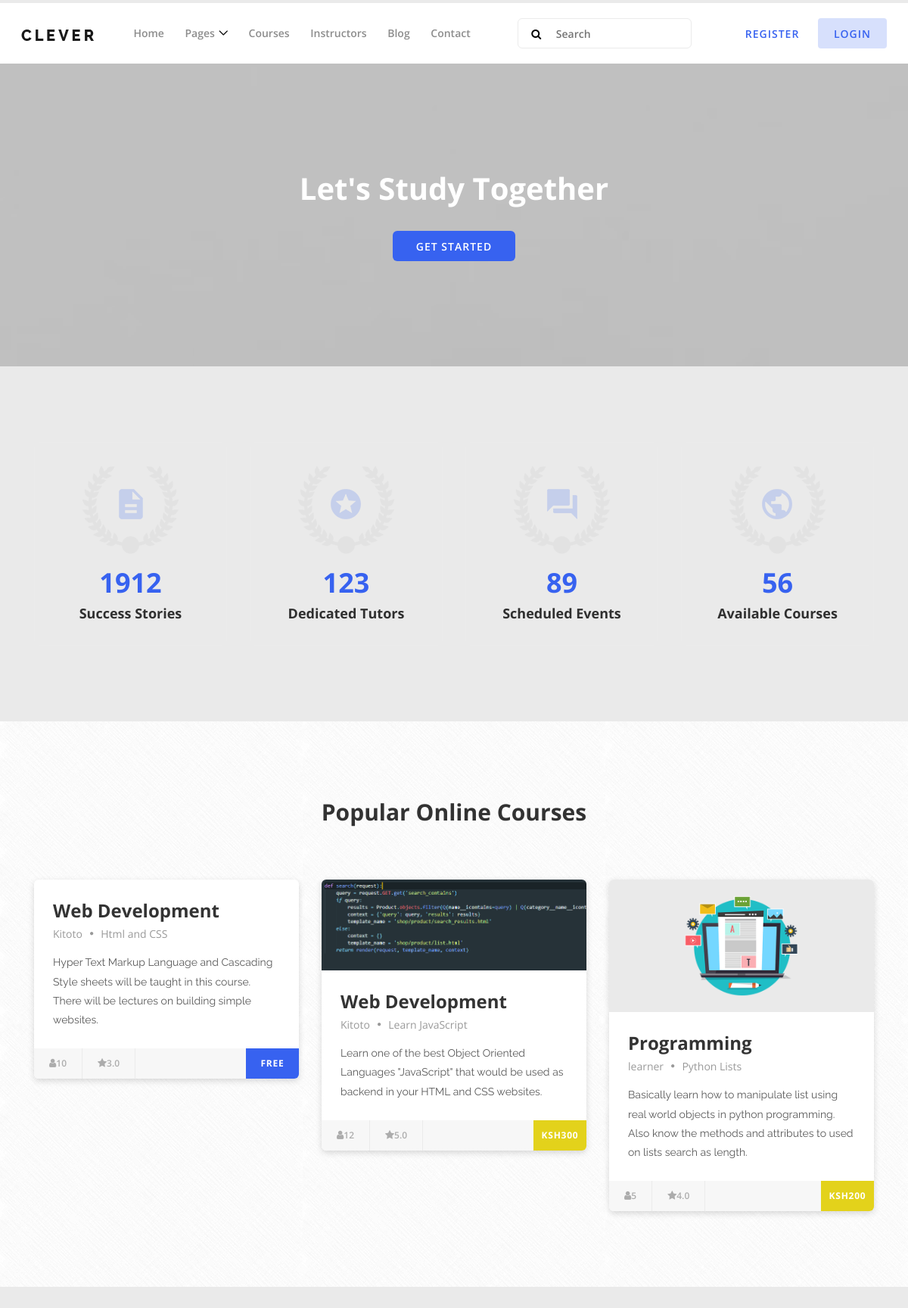
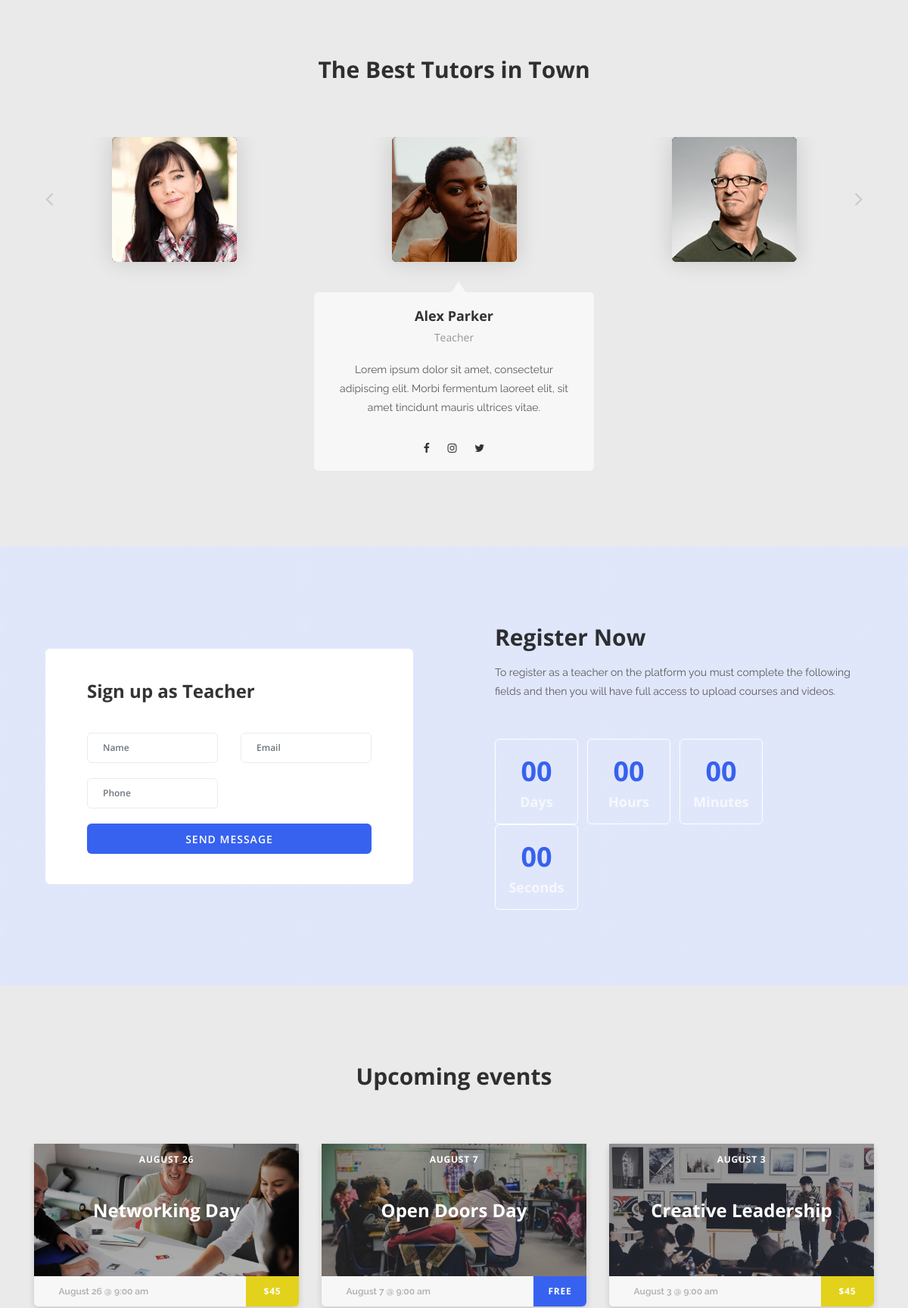
The page / (upper part) on the database its author committed (2 pictures, top to bottom).
### courses/models.py (models this page shows, shortened)
class Subject(models.Model):
    title = models.CharField(max_length=100)
    author = models.ForeignKey(User, on_delete=models.CASCADE)
    course = models.ForeignKey(Course, on_delete=models.CASCADE)
    description = models.TextField()
    image = models.ImageField(upload_to='courses')
    participants = models.IntegerField(default=0)
    created = models.DateTimeField(auto_now_add=True)
    price = models.IntegerField(blank=True, null=True)
    slug = models.SlugField(unique=True, null=True)
    def avg_rating(self):
        sum = 0
        ratings = Rating.objects.filter(subject=self)
        for rating in ratings:
            sum += rating.stars
            if len(ratings) > 0:
                return sum / len(ratings)
            else:
                return 0

class Course(models.Model):
    title = models.CharField(max_length=200)
    slug = models.SlugField(unique=True, db_index=True)
    author = models.ForeignKey(ReqTeacher, on_delete=models.CASCADE, null=True)
    thumbnail = models.ImageField(blank=True, null=True)
    class Meta:
        ordering = ['title']
    def __str__(self):
        return self.title

class Rating(models.Model):
    subject = models.ForeignKey(Subject, on_delete=models.CASCADE)
    user = models.ForeignKey(User, on_delete=models.CASCADE)
    stars = models.IntegerField(validators=[
        MinValueValidator(1), MaxValueValidator(5)])

### courses/views.py (the view)
# urls.py: path('', HomePageView.as_view(), name='home'),
class HomePageView(TemplateView):
    template_name = 'index.html'
    def get_context_data(self, **kwargs):
        context = super().get_context_data(**kwargs)
        subjects = Subject.objects.all()[:3]
        posts = Post.objects.all()[:2]
        context['subjects'] = subjects
        context['posts'] = posts
        return context

### blog/models.py (called while the page is built)
    def get_absolute_url(self):
        return reverse("blog:blog-detail", kwargs={"id": self.id})

### templates/index.html (shortened to what this page needs)
{% extends 'base.html' %}
{% load static %}
{% block content %}
    <section class="hero-area bg-img bg-overlay-2by5" style="background-image: url({% static 'img/bg-img/bg1.jpg' %});">
        <div class="container h-100">
            <div class="row h-100 align-items-center">
                <div class="col-12">
                    <div class="hero-content text-center">
                        <h2>Let's Study Together</h2>
                        <a href="#" class="btn clever-btn">Get Started</a>
                    </div>
                </div>
            </div>
        </div>
    </section>
    <section class="cool-facts-area section-padding-100-0">
        <div class="container">
            <div class="row">
                <div class="col-12 col-sm-6 col-lg-3">
                    <div class="single-cool-facts-area text-center mb-100 wow fadeInUp" data-wow-delay="250ms">
                        <div class="icon">
                            <img src="{% static 'img/core-img/docs.png' %}" alt="">
                        </div>
                        <h2><span class="counter">1912</span></h2>
                        <h5>Success Stories</h5>
                    </div>
                </div>
                <div class="col-12 col-sm-6 col-lg-3">
                    <div class="single-cool-facts-area text-center mb-100 wow fadeInUp" data-wow-delay="500ms">
                        <div class="icon">
                            <img src="{% static 'img/core-img/star.png' %}" alt="">
                        </div>
                        <h2><span class="counter">123</span></h2>
                        <h5>Dedicated Tutors</h5>
                    </div>
                </div>
                <div class="col-12 col-sm-6 col-lg-3">
                    <div class="single-cool-facts-area text-center mb-100 wow fadeInUp" data-wow-delay="750ms">
                        <div class="icon">
                            <img src="{% static 'img/core-img/events.png' %}" alt="">
                        </div>
                        <h2><span class="counter">89</span></h2>
                        <h5>Scheduled Events</h5>
                    </div>
                </div>
                <div class="col-12 col-sm-6 col-lg-3">
                    <div class="single-cool-facts-area text-center mb-100 wow fadeInUp" data-wow-delay="1000ms">
                        <div class="icon">
                            <img src="{% static 'img/core-img/earth.png' %}" alt="">
                        </div>
                        <h2><span class="counter">56</span></h2>
                        <h5>Available Courses</h5>
                    </div>
                </div>
            </div>
        </div>
    </section>
    <section class="popular-courses-area section-padding-100-0" style="background-image: url({% static 'img/core-img/texture.png' %});">
        <div class="container">
            <div class="row">
                <div class="col-12">
                    <div class="section-heading">
                        <h3>Popular Online Courses</h3>
                    </div>
                </div>
            </div>
            <div class="row">
                {% for subject in subjects %}
                <div class="col-12 col-md-6 col-lg-4">
                    <div class="single-popular-course mb-100 wow fadeInUp" data-wow-delay="250ms">
                        <img src="{{ subject.image.url }}" alt="">
                        <div class="course-content">
                            <h4>{{ subject.course }}</h4>
                            <div class="meta d-flex align-items-center">
                                <a href="#">{{ subject.author }}</a>
                                <span><i class="fa fa-circle" aria-hidden="true"></i></span>
                                <a href="#">{{ subject.title }}</a>
                            </div>
                            <p>{{ subject.description }}</p>
                        </div>
                        <div class="seat-rating-fee d-flex justify-content-between">
                            <div class="seat-rating h-100 d-flex align-items-center">
                                <div class="seat">
                                    <i class="fa fa-user" aria-hidden="true"></i>{{ subject.participants }}
                                </div>
                                <div class="rating">
                                    <i class="fa fa-star" aria-hidden="true"></i>{{ subject.avg_rating }}
                                </div>
                            </div>
                            <div class="course-fee h-100">
                                {% if subject.price %}
                                    <a href="#">Ksh{{ subject.price}}</a>
                                {% else %}
                                    <a href="#" class="free">Free</a>
                                {% endif %}
                            </div>
                        </div>
                    </div>
                </div>
                {% endfor %}
            </div>
        </div>
    </section>
    <section class="best-tutors-area section-padding-100">
        <div class="container">
            <div class="row">
                <div class="col-12">
                    <div class="section-heading">
                        <h3>The Best Tutors in Town</h3>
                    </div>
                </div>
            </div>
            <div class="row">
                <div class="col-12">
                    <div class="tutors-slide owl-carousel wow fadeInUp" data-wow-delay="250ms">
                        <div class="single-tutors-slides">
                            <div class="tutor-thumbnail">
                                <img src="{% static 'img/bg-img/t1.png' %}" alt="">
                            </div>
                            <div class="tutor-information text-center">
                                <h5>Alex Parker</h5>
                                <span>Teacher</span>
                                <p>Lorem ipsum dolor sit amet, consectetur adipiscing elit. Morbi fermentum laoreet elit, sit amet tincidunt mauris ultrices vitae.</p>
                                <div class="social-info">
                                    <a href="#"><i class="fa fa-facebook" aria-hidden="true"></i></a>
                                    <a href="#"><i class="fa fa-instagram" aria-hidden="true"></i></a>
                                    <a href="#"><i class="fa fa-twitter" aria-hidden="true"></i></a>
                                </div>
                            </div>
                        </div>
                        <div class="single-tutors-slides">
                            <div class="tutor-thumbnail">
                                <img src="{% static 'img/bg-img/t2.png' %}" alt="">
                            </div>
                        </div>
                        <div class="single-tutors-slides">
                            <div class="tutor-thumbnail">
                                <img src="{% static 'img/bg-img/t5.png' %}" alt="">
                            </div>
                        </div>
                    </div>
                </div>
            </div>
        </div>
    </section>
    <section class="register-now section-padding-100-0 d-flex justify-content-between align-items-center" style="background-image: url(img/core-img/texture.png);">
        <div class="register-contact-form mb-100 wow fadeInUp" data-wow-delay="250ms">
            <div class="container-fluid">
                <div class="row">
                    <div class="col-12">
                        <div class="forms">
                            <h4>Sign up as Teacher</h4>
                            <form action="{% url 'users:teacher' %}" method="post">
                                <div class="row">
                                    <div class="col-12 col-lg-6">
                                        <div class="form-group">
                                            <input name='name' type="text" class="form-control" id="text" placeholder="Name">
                                        </div>
                                    </div>
                                    <div class="col-12 col-lg-6">
                                        <div class="form-group">
                                            <input name='email' type="email" class="form-control" id="email" placeholder="Email">
                                        </div>
                                    </div>
                                    <div class="col-12 col-lg-6">
                                        <div class="form-group">
                                            <input name='phone' type="text" class="form-control" id="phone" placeholder="Phone">
                                        </div>
                                    </div>
                                    <div class="col-12">
                                        <button class="btn clever-btn w-100">Send Message</button>
                                    </div>
                                </div>
                            </form>
                        </div>
                    </div>
                </div>
            </div>
        </div>
        <div class="register-now-countdown mb-100 wow fadeInUp" data-wow-delay="500ms">
            <h3>Register Now</h3>
            <p>To register as a teacher on the platform you must
                complete the following fields and then you will have full
                access to upload courses and videos.
            </p>
            <div class="register-countdown">
                <div class="events-cd d-flex flex-wrap" data-countdown="2019/03/01"></div>
            </div>
        </div>
    </section>
    <section class="upcoming-events section-padding-100-0">
        <div class="container">
            <div class="row">
                <div class="col-12">
                    <div class="section-heading">
                        <h3>Upcoming events</h3>
                    </div>
                </div>
            </div>
            <div class="row">
                <div class="col-12 col-md-6 col-lg-4">
                    <div class="single-upcoming-events mb-50 wow fadeInUp" data-wow-delay="250ms">
                        <div class="events-thumb">
                            <img src="{% static 'img/bg-img/e1.jpg' %}" alt="">
                            <h6 class="event-date">August 26</h6>
                            <h4 class="event-title">Networking Day</h4>
                        </div>
                        <div class="date-fee d-flex justify-content-between">
                            <div class="date">
                                <p> August 26 @ 9:00 am</p>
                            </div>
                            <div class="events-fee">
                                <a href="#">$45</a>
                            </div>
                        </div>
                    </div>
                </div>
                <div class="col-12 col-md-6 col-lg-4">
                    <div class="single-upcoming-events mb-50 wow fadeInUp" data-wow-delay="500ms">
                        <div class="events-thumb">
                            <img src="{% static 'img/bg-img/e2.jpg' %}" alt="">
                            <h6 class="event-date">August 7</h6>
                            <h4 class="event-title">Open Doors Day</h4>
                        </div>
                        <div class="date-fee d-flex justify-content-between">
                            <div class="date">
                                <p> August 7 @ 9:00 am</p>
                            </div>
                            <div class="events-fee">
                                <a href="#" class="free">Free</a>
                            </div>
                        </div>
                    </div>
                </div>
                <div class="col-12 col-md-6 col-lg-4">
                    <div class="single-upcoming-events mb-50 wow fadeInUp" data-wow-delay="750ms">
                        <div class="events-thumb">
                            <img src="{% static 'img/bg-img/e3.jpg' %}" alt="">
                            <h6 class="event-date">August 3</h6>
                            <h4 class="event-title">Creative Leadership</h4>
                        </div>
                        <div class="date-fee d-flex justify-content-between">
                            <div class="date">
                                <p> August 3 @ 9:00 am</p>
                            </div>
                            <div class="events-fee">
                                <a href="#">$45</a>
                            </div>
                        </div>
                    </div>
                </div>
            </div>
        </div>
    </section>
{% endblock %}

### static/account.css (style rules this page uses)
body { background: #EAEAEA; }

### rows shown on the page
Subject: course "Web Development", author "Kitoto", title "Html and CSS", description "Hyper Text Markup Language and Cascading Style sheets will be taught in this course. There will be lectures on building simple websites.", participants "10", avg_rating "3.0", shows "FREE"
Subject: image (picture), course "Web Development", author "Kitoto", title "Learn JavaScript", description "Learn one of the best Object Oriented Languages \"JavaScript\" that would be used as backend in your HTML and CSS websites.", participants "12", avg_rating "5.0", price "300"
Subject: image (picture), course "Programming", author "learner", title "Python Lists", description "Basically learn how to manipulate list using real world objects in python programming. Also know the methods and attributes to used on lists search as length.", participants "5", avg_rating "4.0", price "200"
